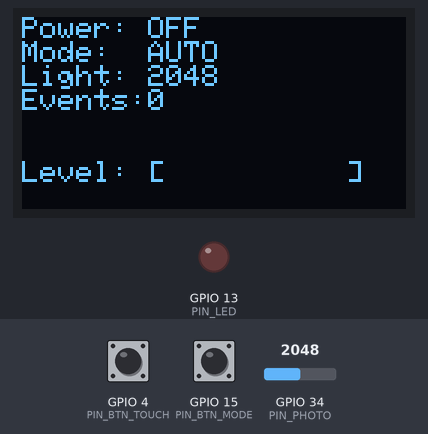
This program was run on a simulated ESP32. On the bench: 128×64 one-colour display, output pins drawn as LEDs (lit = HIGH). The test bench sets the inputs (shaded band); at power-on: GPIO 4 (PIN_BTN_TOUCH) HIGH, GPIO 15 (PIN_BTN_MODE) HIGH, GPIO 34 (PIN_PHOTO) = 2048. WiFi joins after 1.5 s; servers stay silent unless stated; uploads are accepted with an empty reply; EEPROM starts erased; what the program prints to the serial monitor is not drawn.

Above: at 2.7 s.
2.8 s: GPIO 4 (PIN_BTN_TOUCH) pulled LOW for 0.15 s
At 3.8 s:
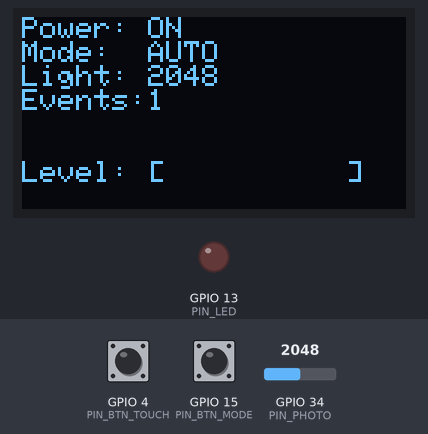
4.5 s: GPIO 15 (PIN_BTN_MODE) pulled LOW for 0.15 s
At 5.01 s:
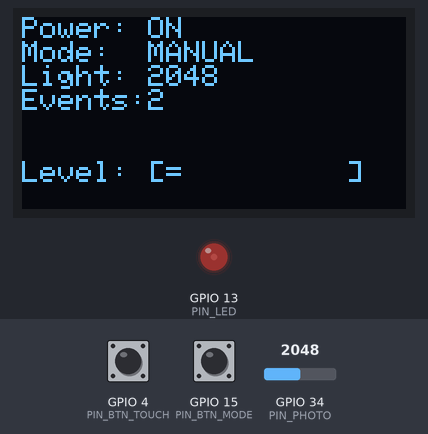
5.2 s: GPIO 4 (PIN_BTN_TOUCH) pulled LOW for 0.15 s
At 5.61 s:
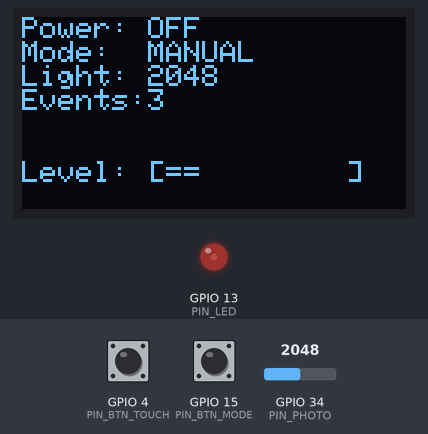
5.9 s: GPIO 15 (PIN_BTN_MODE) pulled LOW for 1 s
At 7.4 s:
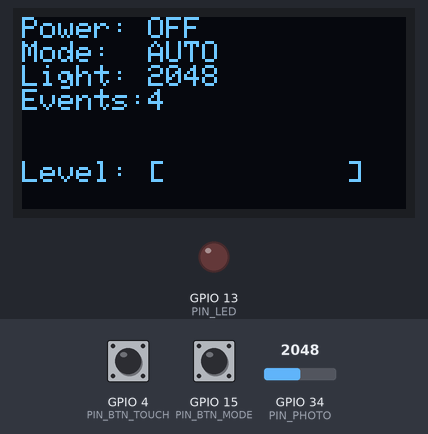
8.4 s: GPIO 34 (PIN_PHOTO) set to 2866
At 8.9 s:
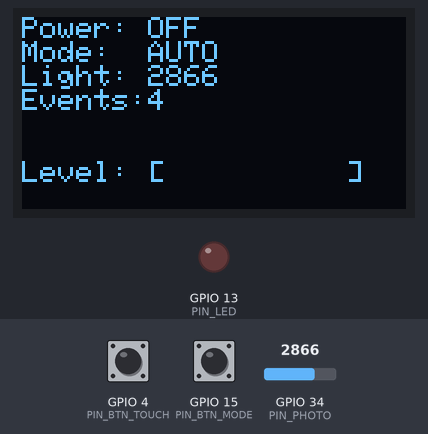
9.9 s: GPIO 15 (PIN_BTN_MODE) pulled LOW for 0.15 s
At 10.5 s:
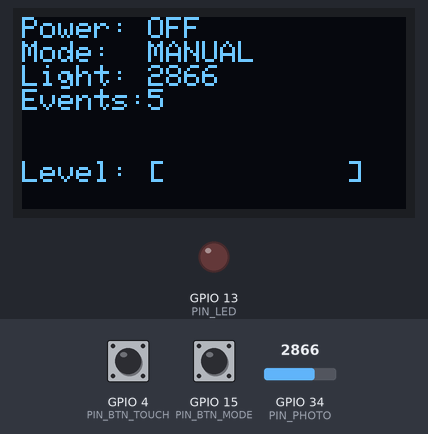
Timing chart, 0 to 12.5 s (numbered marks = the images above; inputs shaded):
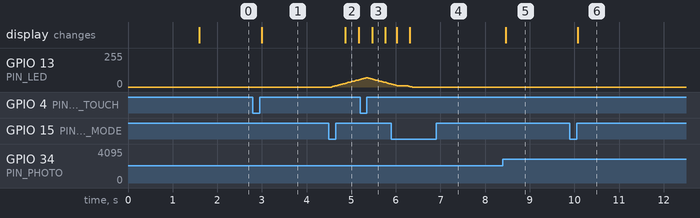

The program:

main.cpp
```cpp
#include <WiFi.h>
#include <HTTPClient.h>
#include <ArduinoJson.h>
#include <Preferences.h>
#include <Wire.h>
#include <Adafruit_GFX.h>
#include <Adafruit_SSD1306.h>

// ==========================================
// Настройки сети и сервера
// ==========================================
const char* ssid = "Wokwi-GUEST";
const char* password = "";
const char* serverUrl = "http://192.168.0.103:3000/api/telemetry"; // Локальный сервер (IP вашего компьютера)
const String deviceId = "b1a0fc95-8236-43be-af6a-cb315d05d75f"; // Уникальный ID устройства в Supabase

// ==========================================
// Настройки пинов (Пины ESP32)
// ==========================================
#define PIN_PHOTO 34
#define PIN_LED 13
#define PIN_BTN_TOUCH 4
#define PIN_BTN_MODE 15

// ==========================================
// Настройки ШИМ (LEDC) для LED
// ==========================================
#define LEDC_CHANNEL 0
#define LEDC_TIMER 12 // Разрешение 12 бит (0-4095)
#define LEDC_BASE_FREQ 5000 // Частота 5 кГц

// ==========================================
// Настройки OLED дисплея
// ==========================================
#define SCREEN_WIDTH 128
#define SCREEN_HEIGHT 64
#define OLED_RESET -1
#define OLED_ADDR 0x3C
Adafruit_SSD1306 display(SCREEN_WIDTH, SCREEN_HEIGHT, &Wire, OLED_RESET);

// ==========================================
// Локальная память (NVS)
// ==========================================
Preferences preferences;

// ==========================================
// Переменные состояния
// ==========================================
bool local_settings_changed = false;
bool is_powered = false;
bool is_auto_mode = true;
int brightness = 5; // Уровень яркости 0-10 в ручном режиме
int threshold = 2000;
unsigned long event_count = 0;

int current_pwm = 0;
int target_pwm = 0;
int filtered_light = 0;

// Таймеры
unsigned long lastTelemetryTime = 0;
unsigned long lastDisplayTime = 0;
unsigned long lastSaveTime = 0;

// Состояния кнопок (для защиты от дребезга и длительного нажатия)
bool lastTouchState = HIGH;
unsigned long touchPressTime = 0;
bool touchHandled = false;

bool lastModeState = HIGH;
unsigned long lastModeDebounceTime = 0;
bool modeHandled = false;

// ==========================================
// Прототипы функций
// ==========================================
void setupWiFi();
void readSensors();
void updateLogic();
void updateLED();
void updateDisplay();
void sendTelemetry();
void loadPreferences();
void savePreferences();
void handleButtons();

// ==========================================
// Инициализация
// ==========================================
void setup() {
  Serial.begin(115200);

  // Настройка пинов
  pinMode(PIN_BTN_TOUCH, INPUT_PULLUP);
  pinMode(PIN_BTN_MODE, INPUT_PULLUP);

  // Настройка ШИМ (LEDC)
  ledcSetup(LEDC_CHANNEL, LEDC_BASE_FREQ, LEDC_TIMER);
  ledcAttachPin(PIN_LED, LEDC_CHANNEL);

  // Настройка дисплея
  Wire.begin(21, 22); // SDA = 21, SCL = 22
  if(!display.begin(SSD1306_SWITCHCAPVCC, OLED_ADDR)) {
    Serial.println(F("SSD1306 allocation failed"));
  }
  display.clearDisplay();
  display.setTextColor(WHITE);
  display.setTextSize(1);
  display.setCursor(0, 0);
  display.println("Booting Smart Lamp...");
  display.display();

  // Загрузка сохраненных настроек
  loadPreferences();

  // Подключение к Wi-Fi
  setupWiFi();
}

// ==========================================
// Главный цикл
// ==========================================
void loop() {
  unsigned long currentMillis = millis();

  readSensors();
  handleButtons();
  updateLogic();
  updateLED();

  // Обновление дисплея каждые 100 мс
  if (currentMillis - lastDisplayTime >= 100) {
    updateDisplay();
    lastDisplayTime = currentMillis;
  }

  // Отправка телеметрии каждые 3 секунды
  if (currentMillis - lastTelemetryTime >= 3000) {
    sendTelemetry();
    lastTelemetryTime = currentMillis;
  }

  // Автосохранение настроек каждые 5 секунд
  if (currentMillis - lastSaveTime >= 5000) {
    savePreferences();
    lastSaveTime = currentMillis;
  }
}

// ==========================================
// Подключение к Wi-Fi
// ==========================================
void setupWiFi() {
  Serial.print("Connecting to WiFi: ");
  Serial.println(ssid);
  WiFi.begin(ssid, password);

  int attempts = 0;
  while (WiFi.status() != WL_CONNECTED && attempts < 20) {
    delay(500);
    Serial.print(".");
    attempts++;
  }
  Serial.println();

  if(WiFi.status() == WL_CONNECTED) {
    Serial.println("WiFi Connected!");
    Serial.print("IP: ");
    Serial.println(WiFi.localIP());
  } else {
    Serial.println("WiFi Failed. Continuing offline.");
  }
}

// ==========================================
// Чтение датчиков (фоторезистор с фильтрацией)
// ==========================================
void readSensors() {
  long sum = 0;
  for(int i = 0; i < 5; i++) {
    sum += analogRead(PIN_PHOTO);
    delay(2); // Небольшая задержка между замерами
  }
  filtered_light = sum / 5;
}

// ==========================================
// Обработка кнопок (защита от дребезга)
// ==========================================
void handleButtons() {
  unsigned long currentMillis = millis();

  // 1. Обработка кнопки MODE (Смена режима)
  bool modeState = digitalRead(PIN_BTN_MODE);
  if (modeState != lastModeState) {
    lastModeDebounceTime = currentMillis;
  }

  if ((currentMillis - lastModeDebounceTime) > 50) { // Дребезг 50мс
    if (modeState == LOW && !modeHandled) { // Кнопка нажата
      is_auto_mode = !is_auto_mode;
      event_count++;
      local_settings_changed = true;
      modeHandled = true;
      Serial.print("Mode toggled: ");
      Serial.println(is_auto_mode ? "AUTO" : "MANUAL");
    } else if (modeState == HIGH) {
      modeHandled = false; // Кнопка отпущена
    }
  }
  lastModeState = modeState;

  // 2. Обработка сенсорной кнопки (Вкл/Выкл и Яркость)
  bool touchState = digitalRead(PIN_BTN_TOUCH);

  if (touchState == LOW && lastTouchState == HIGH) {
    // Только что нажали
    touchPressTime = currentMillis;
    touchHandled = false;
  }
  else if (touchState == LOW && lastTouchState == LOW) {
    // Удерживают
    if ((currentMillis - touchPressTime) > 1000) { // Длинное нажатие (>1 сек)
      if (!is_auto_mode && is_powered) {
        brightness++;
        if (brightness > 10) brightness = 0; // Циклично 0..10
        event_count++;
        local_settings_changed = true;
        touchPressTime = currentMillis; // Сброс времени, чтобы менять уровень каждую секунду
        touchHandled = true; // Помечаем, что обработали длинное нажатие
        Serial.print("Brightness changed to: ");
        Serial.println(brightness);
      } else {
        // Если в режиме AUTO или выключено, игнорируем длинное нажатие,
        // но блокируем срабатывание выключения при отпускании
        touchHandled = true;
      }
    }
  }
  else if (touchState == HIGH && lastTouchState == LOW) {
    // Отпустили кнопку
    unsigned long pressDuration = currentMillis - touchPressTime;
    if (pressDuration > 50 && pressDuration <= 1000 && !touchHandled) {
      // Короткое нажатие (Вкл/Выкл)
      is_powered = !is_powered;
      event_count++;
      local_settings_changed = true;
      Serial.print("Power toggled: ");
      Serial.println(is_powered ? "ON" : "OFF");
    }
  }
  lastTouchState = touchState;
}

// ==========================================
// Логика работы устройства (Расчет целевого ШИМ)
// ==========================================
void updateLogic() {
  if (!is_powered) {
    target_pwm = 0;
  } else {
    if (is_auto_mode) {
      // Автоматический режим (если света меньше порога -> включаем LED)
      if (filtered_light < threshold) {
        target_pwm = 4095; // Максимальная яркость, если темно
      } else {
        target_pwm = 0; // Выключаем, если светло
      }
    } else {
      // Ручной режим: Преобразуем уровень 0-10 в ШИМ 0-4095
      target_pwm = map(brightness, 0, 10, 0, 4095);
    }
  }
}

// ==========================================
// Управление светом (Плавное изменение)
// ==========================================
void updateLED() {
  if (current_pwm < target_pwm) {
    current_pwm += 20; // Шаг увеличения (для плавности)
    if (current_pwm > target_pwm) current_pwm = target_pwm;
  } else if (current_pwm > target_pwm) {
    current_pwm -= 20; // Шаг уменьшения
    if (current_pwm < target_pwm) current_pwm = target_pwm;
  }
  ledcWrite(LEDC_CHANNEL, current_pwm);
}

// ==========================================
// Обновление OLED дисплея
// ==========================================
void updateDisplay() {
  display.clearDisplay();

  display.setCursor(0, 0);
  display.print("Power: ");
  display.println(is_powered ? "ON" : "OFF");

  display.print("Mode:  ");
  display.println(is_auto_mode ? "AUTO" : "MANUAL");

  display.print("Light: ");
  display.println(filtered_light);

  display.print("Events:");
  display.println(event_count);

  // Прогресс-бар (10 сегментов)
  // Отображаем текущий уровень ШИМ в виде полоски
  int bars = map(current_pwm, 0, 4095, 0, 10);

  display.setCursor(0, 48); // Смещаемся вниз
  display.print("Level: [");
  for (int i = 0; i < 10; i++) {
    if (i < bars) {
      display.print("=");
    } else {
      display.print(" ");
    }
  }
  display.print("]");

  display.display();
}

// ==========================================
// Отправка данных на сервер (Телеметрия)
// ==========================================
void sendTelemetry() {
  if (WiFi.status() == WL_CONNECTED) {
    HTTPClient http;
    http.begin(serverUrl);
    http.addHeader("Content-Type", "application/json");

    // Формируем JSON
    StaticJsonDocument<256> doc;
    doc["device_id"] = deviceId;
    doc["light_level"] = filtered_light;
    doc["brightness"] = brightness;
    doc["is_powered"] = is_powered;
    doc["is_auto_mode"] = is_auto_mode;
    doc["pwm_value"] = current_pwm;
    doc["event_count"] = event_count;
    doc["local_settings_changed"] = local_settings_changed;

    String requestBody;
    serializeJson(doc, requestBody);

    // Отправляем POST запрос
    int httpResponseCode = http.POST(requestBody);

    if (httpResponseCode > 0) {
      local_settings_changed = false; // Сбрасываем флаг после успешной отправки
      String response = http.getString();

      // Парсим ответ с настройками от сервера
      StaticJsonDocument<256> respDoc;
      DeserializationError error = deserializeJson(respDoc, response);

      if (!error) {
        // Применяем настройки сервера, если они изменились
        if (respDoc.containsKey("is_auto_mode")) {
          bool srv_auto = respDoc["is_auto_mode"];
          if (srv_auto != is_auto_mode) is_auto_mode = srv_auto;
        }

        if (respDoc.containsKey("is_powered")) {
          bool srv_powered = respDoc["is_powered"];
          if (srv_powered != is_powered) is_powered = srv_powered;
        }

        if (respDoc.containsKey("brightness")) {
          int srv_bright = respDoc["brightness"];
          if (srv_bright >= 0 && srv_bright <= 10) { // Строгая валидация значения от сервера
            if (srv_bright != brightness) brightness = srv_bright;
          }
        }

        if (respDoc.containsKey("threshold")) {
          int srv_thresh = respDoc["threshold"];
          if (srv_thresh != threshold) threshold = srv_thresh;
        }
      }
    } else {
      Serial.print("Error sending POST, HTTP Code: ");
      Serial.println(httpResponseCode);
    }
    http.end();
  }
}

// ==========================================
// Работа с локальной памятью (Загрузка)
// ==========================================
void loadPreferences() {
  preferences.begin("lamp", false);
  is_powered = preferences.getBool("is_powered", false);
  is_auto_mode = preferences.getBool("is_auto", true);
  brightness = preferences.getInt("bright", 5);
  if (brightness < 0 || brightness > 10) brightness = 5; // Сброс при поврежденной NVS памяти
  event_count = preferences.getULong("events", 0);
  threshold = preferences.getInt("threshold", 2000);
}

// ==========================================
// Работа с локальной памятью (Сохранение)
// ==========================================
void savePreferences() {
  // Библиотека Preferences проверяет, изменилось ли значение перед записью
  preferences.putBool("is_powered", is_powered);
  preferences.putBool("is_auto", is_auto_mode);
  preferences.putInt("bright", brightness);
  preferences.putULong("events", event_count);
  preferences.putInt("threshold", threshold);
}
```

Measured:
- after the input at 2.8 s, the display: changes after 0.20 s (image 1)
- after the input at 4.5 s, GPIO 13 (PIN_LED): moves from 0/255 to 56/255 over 0.63 s, starting after 0.06 s; the display: changes after 0.36 s (image 2)
- after the input at 5.2 s, the display: changes after 0.27 s (image 3)
- after the input at 5.9 s, the display: first differs from a run without the input after 0.42 s (image 4)
- after the input at 8.4 s, the display: changes after 0.06 s (image 5)
- after the input at 9.9 s, the display: changes after 0.17 s (image 6)
